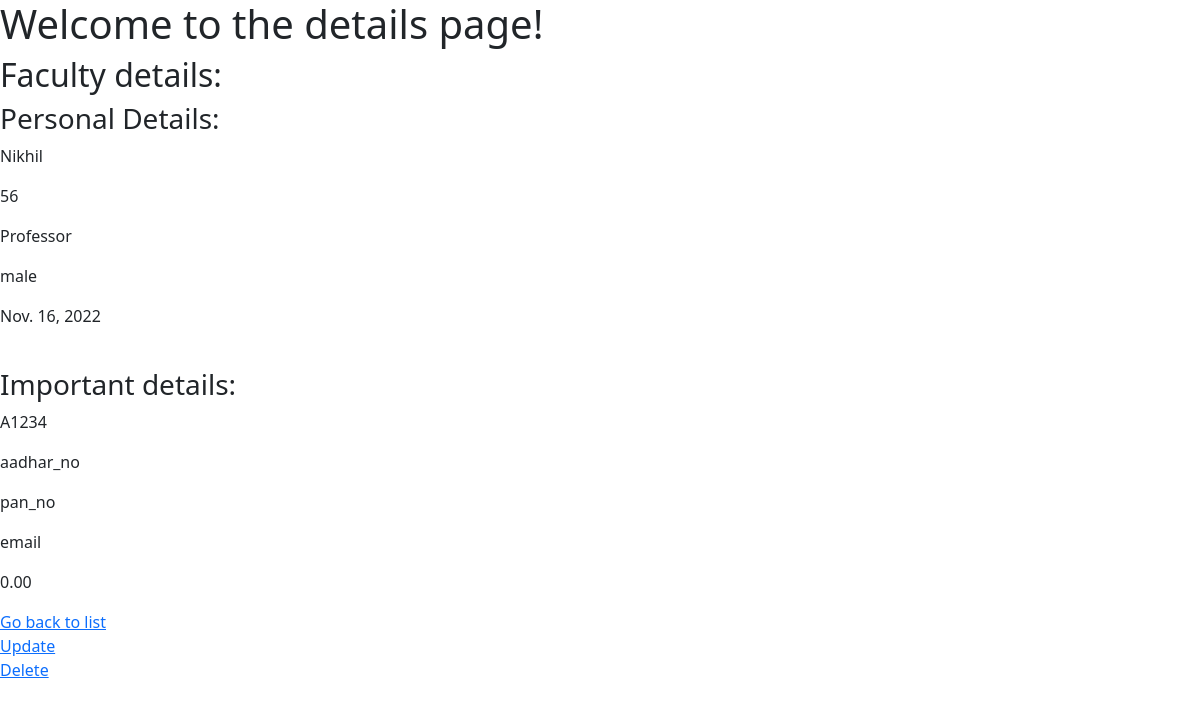
The app's page /basic_app/3/ with its own data.
### basic_app/models.py (models this page shows, shortened)
class Faculty(models.Model):
    name=models.CharField(max_length=256)
    age=models.PositiveIntegerField()
    designation=models.CharField(max_length=50)
    faculty_id=models.CharField(max_length=5,blank=True)
    photo = models.ImageField(upload_to='photos',default='default_pic.jpg')
    MALE="male"
    FEMALE="female"
    GENDER_CHOICE=[
    (MALE,"male"),
    (FEMALE,"female")
    ]
    gender=models.CharField(
        max_length=10,
        choices=GENDER_CHOICE,
        default=MALE
    )
    dob=models.DateField(default=datetime.date.today)
    groups=[
    ("A+ve","A+ve"),
    ("B+ve","B+ve"),
    ("A-ve","A-ve"),
    ("B-ve","B-ve"),
    ("O+ve","O+ve"),
    ("AB-ve","A-ve")
    ]
    blood_group=models.CharField(
        max_length=5,
        choices=groups,
        blank=True
    )
    aadhar_no=models.CharField(max_length=12)
    pan_no=models.CharField(max_length=10,blank=True)
    mobile=models.CharField(max_length=10,blank=True)
    email=models.EmailField(blank=True)
    state_choices = [
        ("Andhra Pradesh","Andhra Pradesh"),("Arunachal Pradesh ","Arunachal Pradesh "),("Assam","Assam"),("Bihar","Bihar"),("Chhattisgarh","Chhattisgarh"),
        ("Goa","Goa"),("Gujarat","Gujarat"),("Haryana","Haryana"),("Himachal Pradesh","Himachal Pradesh"),("Jammu and Kashmir ","Jammu and Kashmir "),
        ("Jharkhand","Jharkhand"),("Karnataka","Karnataka"),("Kerala","Kerala"),("Madhya Pradesh","Madhya Pradesh"),("Maharashtra","Maharashtra"),
        ("Manipur","Manipur"),("Meghalaya","Meghalaya"),("Mizoram","Mizoram"),("Nagaland","Nagaland"),("Odisha","Odisha"),("Punjab","Punjab"),("Rajasthan","Rajasthan"),
        ("Sikkim","Sikkim"),("Tamil Nadu","Tamil Nadu"),("Telangana","Telangana"),("Tripura","Tripura"),("Uttar Pradesh","Uttar Pradesh"),("Uttarakhand","Uttarakhand"),
        ("West Bengal","West Bengal"),("Andaman and Nicobar Islands","Andaman and Nicobar Islands"),("Chandigarh","Chandigarh"),
        ("Dadra and Nagar Haveli","Dadra and Nagar Haveli"),("Daman and Diu","Daman and Diu"),("Lakshadweep","Lakshadweep"),
        ("National Capital Territory of Delhi","National Capital Territory of Delhi"),("Puducherry","Puducherry")
        ]
    state=models.CharField(
    max_length=35,
    choices=state_choices,
    blank=True
    )
    district=models.CharField(max_length=256,blank=True)
    house_no=models.PositiveIntegerField(default=0)
    locality=models.CharField(blank=True,max_length=100)
    pin=models.CharField(max_length=6,blank=True)
    permanentAddressSameAsCurrentAddress=models.BooleanField(default=True)
    qualification_choices=[
    ("SSC","SSC"),
    ("Inter","Inter"),
    ("UG","UG"),
    ("PG","PG"),
    ("Phd","Phd"),
    ("Others","Others")
    ]
    qualification=models.CharField(
    max_length=25,
    choices=qualification_choices,
    blank=True
    )
    college=models.CharField(max_length=100,blank=True)
    graduation_year=models.CharField(max_length=4,blank=True)
    university=models.CharField(max_length=60,blank=True)
    percentage=models.DecimalField(decimal_places=2,max_digits=5,default=0.00)
    award=models.CharField(max_length=100,blank=True)
    year_award=models.CharField(max_length=4,blank=True)
    org_award=models.CharField(max_length=50,blank=True)
    journal_name=models.CharField(max_length=100,blank=True)
    journal_vol=models.PositiveIntegerField(default=1)
    issn_no=models.PositiveIntegerField(default=0)
    publisher=models.CharField(max_length=100,blank=True)
    year_of_publication=models.CharField(max_length=4,blank=True)
    article_title=models.CharField(max_length=50,blank=True)
    project_title=models.CharField(max_length=100,blank=True)
    duration=models.PositiveIntegerField(default=1)
    cost_of_project=models.DecimalField(decimal_places=5,max_digits=10,default=0.00)
    funding_agency=models.CharField(max_length=100,blank=True)
    start_date=models.DateField(default=datetime.date.today)
    end_date=models.DateField(default=datetime.date.today)

### basic_app/views.py (the view)
# urls.py: re_path(r'^(?P<pk>\d+)/$',views.FacultyDetailView.as_view(),name='detail'),
class FacultyDetailView(DetailView):
    model=models.Faculty
    template_name='basic_app/faculty.html'

### basic_app/templates/basic_app/faculty.html (shortened to what this page needs)
<!DOCTYPE html>
<html lang="en" dir="ltr">
  <head>
      <link href="https://cdn.jsdelivr.net/npm/bootstrap@5.2.1/dist/css/bootstrap.min.css" rel="stylesheet">
  </head>
  <body>
    <h1>Welcome to the details page!</h1>
    <h2>Faculty details:</h2>
    <h3>Personal Details:</h3>
    <p>{{faculty.name}}</p>
    <p>{{faculty.age}}</p>
    <p>{{faculty.designation}}</p>
    <p>{{faculty.gender}}</p>
    <p>{{faculty.dob}}</p>
    <br>
    <h3>Important details:</h3>
    <p>{{faculty.faculty_id}}</p>
    <p>{{faculty.aadhar_no}}</p>
    <p>{{faculty.pan_no}}</p>
    <p>{{faculty.email}}</p>
    <p>{{faculty.percentage}}</p>
    <a href="{% url 'basic_app:list' %}">Go back to list</a>
    <br>
    <a href="{% url 'basic_app:update' pk=faculty.pk%}">Update</a>
    <br>
    <a href="{% url 'basic_app:delete' pk=faculty.pk%}">Delete</a>
  </body>
</html>

### records on screen
Faculty: name "Nikhil", age "56", designation "Professor", gender "male", dob "Nov. 16, 2022", faculty_id "A1234", aadhar_no "aadhar_no", pan_no "pan_no", email "email", percentage "0.00"
